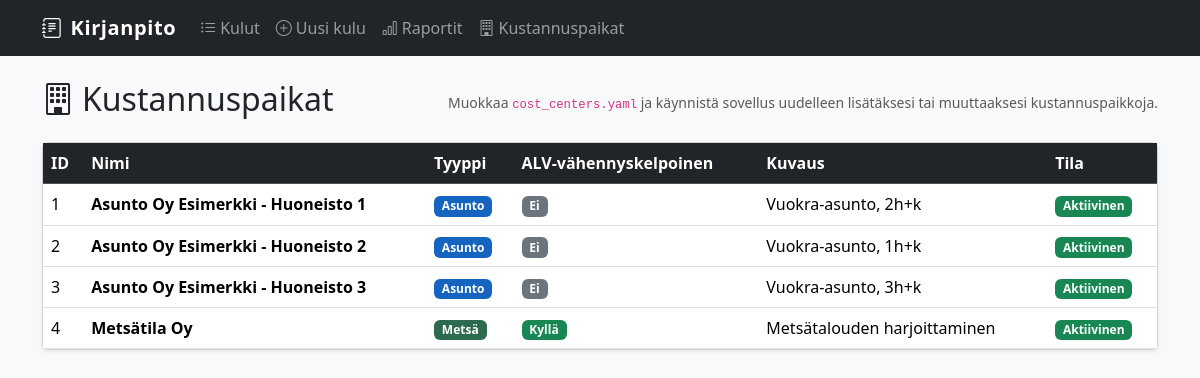
Page /cost-centers/ on the committed database.
### app/models.py (models this page shows)
class CostCenter(Base):
    __tablename__ = "cost_centers"
    id: Mapped[int] = mapped_column(Integer, primary_key=True, index=True)
    name: Mapped[str] = mapped_column(String(100), nullable=False)
    type: Mapped[str] = mapped_column(String(20), nullable=False, default="other")  # apartment | forest | other
    description: Mapped[Optional[str]] = mapped_column(Text, nullable=True)
    vat_deductible: Mapped[bool] = mapped_column(Boolean, default=False)
    active: Mapped[bool] = mapped_column(Boolean, default=True)
    created_at: Mapped[datetime] = mapped_column(DateTime, server_default=func.now())
    expenses: Mapped[list["Expense"]] = relationship("Expense", back_populates="cost_center")

### app/routers/cost_centers.py (the view)
@router.get("/", response_class=HTMLResponse)
def list_cost_centers(request: Request, db: Session = Depends(get_db)):
    centers = db.query(CostCenter).order_by(CostCenter.name).all()
    return templates.TemplateResponse("cost_centers/list.html", {"request": request, "centers": centers})

### templates/cost_centers/list.html (shortened to what this page needs)
{% extends "base.html" %}
{% block content %}
<div class="d-flex justify-content-between align-items-center mb-3">
  <h2><i class="bi bi-building me-2"></i>Kustannuspaikat</h2>
  <small class="text-muted">Muokkaa <code>cost_centers.yaml</code> ja käynnistä sovellus uudelleen lisätäksesi tai muuttaaksesi kustannuspaikkoja.</small>
</div>
<div class="card shadow-sm">
  <div class="table-responsive">
    <table class="table table-hover mb-0 align-middle">
      <thead class="table-dark">
        <tr>
          <th>ID</th>
          <th>Nimi</th>
          <th>Tyyppi</th>
          <th>ALV-vähennyskelpoinen</th>
          <th>Kuvaus</th>
          <th>Tila</th>
        </tr>
      </thead>
      <tbody>
        {% for c in centers %}
        <tr class="{% if not c.active %}text-muted{% endif %}">
          <td>{{ c.id }}</td>
          <td><strong>{{ c.name }}</strong></td>
          <td>
            {% if c.type == "apartment" %}
              <span class="badge badge-apartment">Asunto</span>
            {% elif c.type == "forest" %}
              <span class="badge badge-forest">Metsä</span>
            {% else %}
              <span class="badge badge-other">Muu</span>
            {% endif %}
          </td>
          <td>
            {% if c.vat_deductible %}
              <span class="badge bg-success">Kyllä</span>
            {% else %}
              <span class="badge bg-secondary">Ei</span>
            {% endif %}
          </td>
          <td>{{ c.description or "–" }}</td>
          <td>
            {% if c.active %}<span class="badge bg-success">Aktiivinen</span>
            {% else %}<span class="badge bg-secondary">Arkistoitu</span>{% endif %}
          </td>
        </tr>
        {% else %}
        <tr><td colspan="6" class="text-center text-muted py-4">Ei kustannuspaikkoja. Lisää ne <code>cost_centers.yaml</code>-tiedostoon.</td></tr>
        {% endfor %}
      </tbody>
    </table>
  </div>
</div>
{% endblock %}

### templates/base.html (shortened to what this page needs)
<!doctype html>
<html lang="fi">
<head>
  <link href="https://cdn.jsdelivr.net/npm/bootstrap@5.3.3/dist/css/bootstrap.min.css" rel="stylesheet">
  <link href="https://cdn.jsdelivr.net/npm/bootstrap-icons@1.11.3/font/bootstrap-icons.min.css" rel="stylesheet">
</head>
<body>
<nav class="navbar navbar-expand-lg navbar-dark bg-dark mb-4">
  <div class="container">
    <a class="navbar-brand" href="/expenses/"><i class="bi bi-journal-text me-2"></i>Kirjanpito</a>
    <div class="collapse navbar-collapse" id="nav">
      <ul class="navbar-nav me-auto">
        <li class="nav-item"><a class="nav-link" href="/expenses/"><i class="bi bi-list-ul me-1"></i>Kulut</a></li>
        <li class="nav-item"><a class="nav-link" href="/expenses/new"><i class="bi bi-plus-circle me-1"></i>Uusi kulu</a></li>
        <li class="nav-item"><a class="nav-link" href="/reports/"><i class="bi bi-bar-chart me-1"></i>Raportit</a></li>
        <li class="nav-item"><a class="nav-link" href="/cost-centers/"><i class="bi bi-building me-1"></i>Kustannuspaikat</a></li>
      </ul>
    </div>
  </div>
</nav>
<div class="container pb-5">
  {% block content %}{% endblock %}
</div>
</body>
</html>

### templates/base.html (style rules this page uses)
body { background: #f8f9fa; }
.navbar-brand { font-weight: 700; letter-spacing: 0.03em; }
.table th { white-space: nowrap; }
.badge-forest { background-color: #2d6a4f; }
.badge-apartment { background-color: #1565c0; }

### rows in the picture
CostCenter: id "1", name "Asunto Oy Esimerkki - Huoneisto 1", type "Asunto", vat_deductible "Ei", description "Vuokra-asunto, 2h+k", active "Aktiivinen"
CostCenter: id "2", name "Asunto Oy Esimerkki - Huoneisto 2", type "Asunto", vat_deductible "Ei", description "Vuokra-asunto, 1h+k", active "Aktiivinen"
CostCenter: id "3", name "Asunto Oy Esimerkki - Huoneisto 3", type "Asunto", vat_deductible "Ei", description "Vuokra-asunto, 3h+k", active "Aktiivinen"
CostCenter: id "4", name "Metsätila Oy", type "Metsä", vat_deductible "Kyllä", description "Metsätalouden harjoittaminen", active "Aktiivinen"
